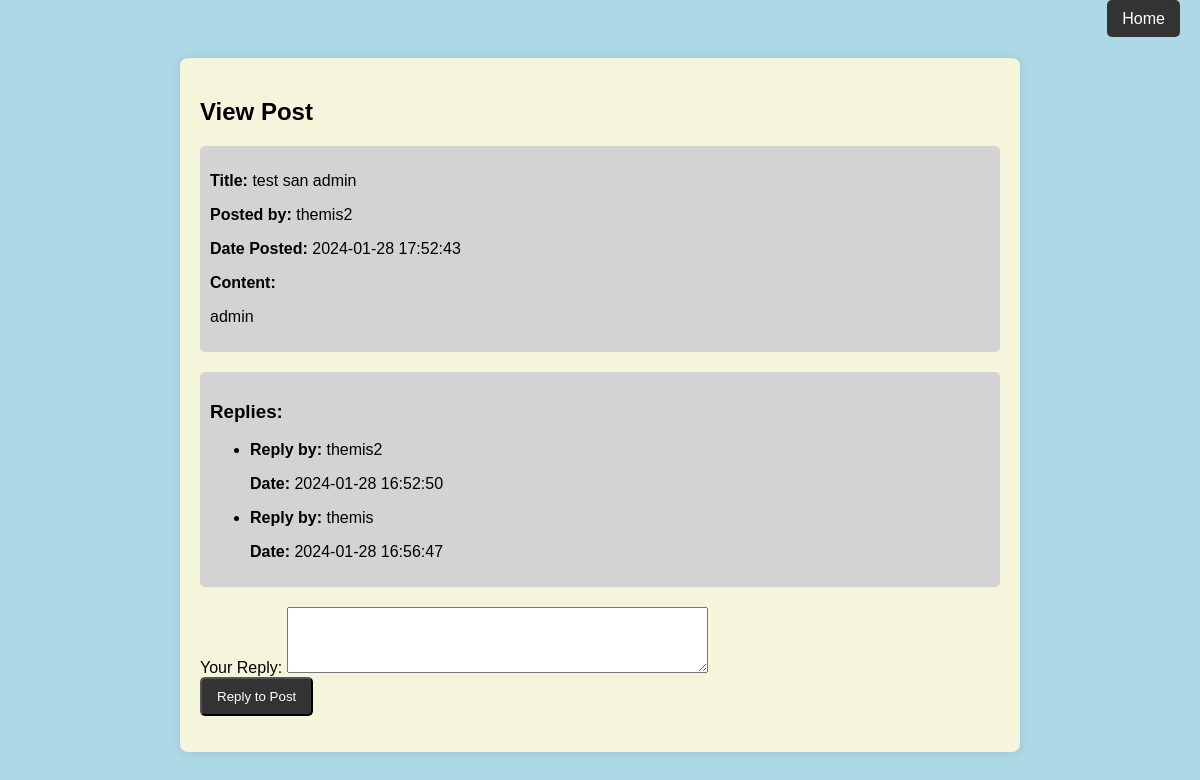
The page /posts/view_post.php?post_id=33 (signed in) on the database its author committed.
### tables this page shows
CREATE TABLE `posts` (
  `post_id` int(11) NOT NULL,
  `user_id` int(11) NOT NULL,
  `post_title` varchar(255) NOT NULL,
  `date_posted` datetime NOT NULL DEFAULT current_timestamp(),
  `content` text NOT NULL,
  `created_at` timestamp NOT NULL DEFAULT current_timestamp(),
  `views` int(11) DEFAULT 0
);

CREATE TABLE `users` (
  `user_id` int(11) NOT NULL,
  `username` varchar(50) NOT NULL,
  `email` varchar(100) NOT NULL,
  `password` varchar(255) NOT NULL,
  `role` enum('user','admin') DEFAULT 'user',
  `created_at` timestamp NOT NULL DEFAULT current_timestamp(),
  `registration_date` datetime DEFAULT current_timestamp()
);

CREATE TABLE `post_replies` (
  `reply_id` int(11) NOT NULL,
  `post_id` int(11) DEFAULT NULL,
  `user_id` int(11) DEFAULT NULL,
  `reply_content` text DEFAULT NULL,
  `reply_date` timestamp NOT NULL DEFAULT current_timestamp()
);

### posts/view_post_functions.php (called while the page is built, shortened)
<?php
function fetchPostAndReplies($conn, $post_id) {
    $post = [];
    $replies = [];
    $sqlPost = "SELECT posts.*, users.username
                FROM posts
                INNER JOIN users ON posts.user_id = users.user_id
                WHERE post_id = $post_id";
    $resultPost = $conn->query($sqlPost);
    if ($resultPost && $resultPost->num_rows > 0) {
        $post = $resultPost->fetch_assoc();
    }
    $sqlReplies = "SELECT post_replies.*, users.username
                   FROM post_replies
                   INNER JOIN users ON post_replies.user_id = users.user_id
                   WHERE post_replies.post_id = $post_id";
    $resultReplies = $conn->query($sqlReplies);
    if ($resultReplies && $resultReplies->num_rows > 0) {
        while ($row = $resultReplies->fetch_assoc()) {
            $replies[] = $row;
        }
    }
    return ['post' => $post, 'replies' => $replies];
}
?>

### posts/view_post.php (the view, shortened to what this page needs)
<?php
require_once('../database/db_connection.php');
require_once('view_post_functions.php');
if (isset($_GET['post_id']) && is_numeric($_GET['post_id'])) {
    $post_id = $_GET['post_id'];
    $data = fetchPostAndReplies($conn, $post_id);
} else {
    header("Location: ../forum/forum.php");
    exit();
}
?>
<!DOCTYPE html>
<html lang="en">
<head>
    <link rel="stylesheet" href="https://cdn.tiny.cloud/1/mc9km726iuu35yu11zsxl3wd0l8n9n7d762b7cf1qudt3mjj/tinymce/5/skins/ui/oxide/skin.min.css">
</head>
<body>
    <header>
        <a href="../forum/forum.php" class="btn">Home</a>
    </header>
    <div class="container">
        <h2>View Post</h2>
        <div class="post-content">
            <p><strong>Title:</strong> <?php echo $data['post']['post_title']; ?></p>
            <p><strong>Posted by:</strong> <?php echo $data['post']['username']; ?></p>
            <p><strong>Date Posted:</strong> <?php echo $data['post']['date_posted']; ?></p>
            <p><strong>Content:</strong></p>
            <p><?php echo $data['post']['content']; ?></p>
        </div>
        <div class="reply-box">
            <h3>Replies:</h3>
            <?php if (!empty($data['replies'])) : ?>
                <ul>
                    <?php foreach ($data['replies'] as $reply) : ?>
                        <li>
                            <p><strong>Reply by:</strong> <?php echo $reply['username']; ?></p>
                            <p><strong>Date:</strong> <?php echo $reply['reply_date']; ?></p>
                        </li>
                    <?php endforeach; ?>
                </ul>
            <?php else : ?>
                <p>No replies yet.</p>
            <?php endif; ?>
        </div>
        <?php if (isset($_SESSION['user_id'])) : ?>
            <form method="post" action="">
                <label for="reply_content">Your Reply:</label>
                <textarea id="reply_content" name="reply_content" rows="4" cols="50"></textarea>
                <br>
                <button type="submit" class="btn btn-green">Reply to Post</button>
            </form>
        <?php else : ?>
            <p>Please log in to post a reply.</p>
        <?php endif; ?>
    </div>
</body>
</html>

### posts/view_post_css.php (style rules this page uses)
body { font-family: Arial, sans-serif; background-color: #add8e6; margin: 0; padding: 0; }
.container { max-width: 800px; margin: 20px auto; padding: 20px; background-color: beige; border-radius: 8px; box-shadow: 0 0 10px rgba(0, 0, 0, 0.1); }
.post-content { background-color: #d3d3d3; padding: 10px; margin-bottom: 10px; border-radius: 5px; }
.btn { padding: 10px 15px; background-color: #333; color: white; text-decoration: none; border-radius: 5px; margin-right: 10px; cursor: pointer; }
.reply-box { margin-top: 20px; margin-bottom: 20px; background-color: #d3d3d3; padding: 10px; border-radius: 5px; }
header { background-color: #add8e6; padding: 10px; text-align: right; }

### rows shown on the page
posts: post_title "test san admin", user.username "themis2", date_posted "2024-01-28 17:52:43", content "admin"
post_replies: user.username "themis2", reply_date "2024-01-28 16:52:50"
post_replies: user.username "themis", reply_date "2024-01-28 16:56:47"
